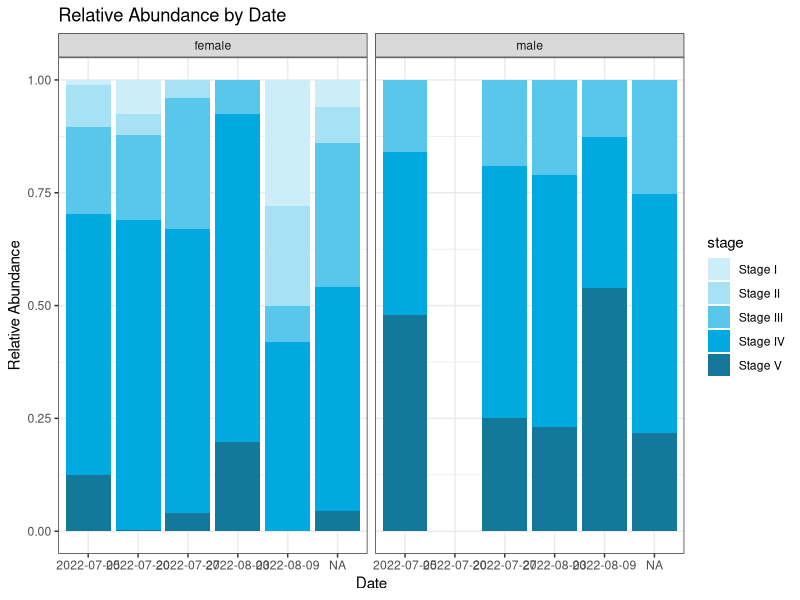
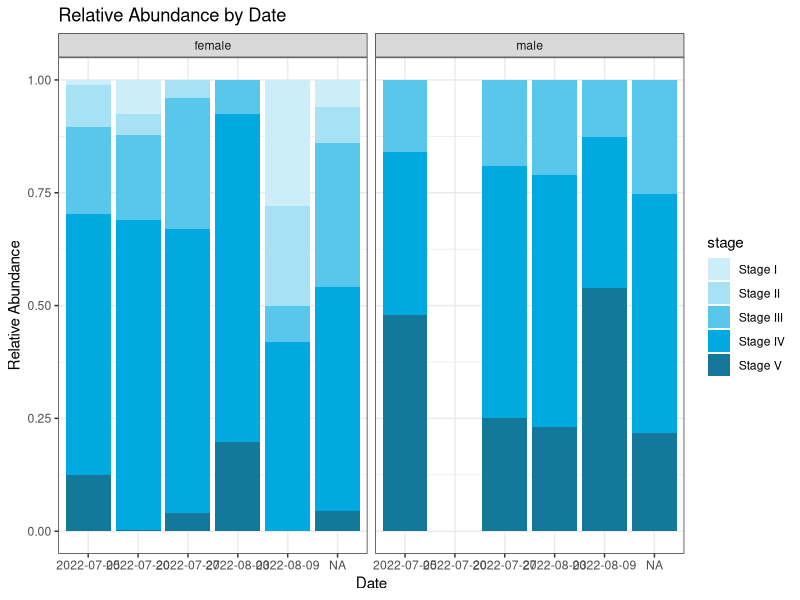

Reproduce these figures in R, in order.
## ---- chunk 1
knitr::opts_chunk$set(echo = TRUE)
## ---- chunk 2
install.packages("ggpubr")
## ---- chunk 3
knitr::opts_chunk$set(echo = TRUE)

library(tidyverse)
library("RColorBrewer")
library(ggpubr)
## ---- chunk 4
library(readr)
data <- read_csv("../data/AST_HF_histo_abundance.csv", col_names = TRUE, na = c("", "NA")) %>%
select(full_sample_id, date, species, site, sex, StageI, StageII, StageIII, StageIV, StageV)
## ---- chunk 5
library(stringr)
#data <- data %>%
  #mutate(full_sample_id = ifelse(startsWith(full_sample_id, "AST"), 
                                 #gsub("-TP\\d+", "", full_sample_id), 
                                # full_sample_id))
#data <- data %>%
 # filter(!timepoint=="TP0")
## ---- chunk 6

data <- data %>%
rowwise() %>%
mutate(total.gametes = sum(StageI,StageII,StageIII,StageIV,StageV,na.rm = T))

## ---- chunk 7
data <- data %>%
  mutate(Stage0 = ifelse(total.gametes==0, 1, 0))
## ---- chunk 8
Rel.Abundance <- data %>%
  group_by(sex, date) %>%
  summarise(
    total_gametes = sum(total.gametes, na.rm = TRUE),
    StageI = sum(StageI, na.rm = TRUE),
    StageII = sum(StageII, na.rm = TRUE),
    StageIII = sum(StageIII, na.rm = TRUE),
    StageIV = sum(StageIV, na.rm = TRUE),
    StageV = sum(StageV, na.rm = TRUE)
  ) %>%
  mutate(
    rel_abundance_StageI = StageI / total_gametes,
    rel_abundance_StageII = StageII / total_gametes,
    rel_abundance_StageIII = StageIII / total_gametes,
    rel_abundance_StageIV = StageIV / total_gametes,
    rel_abundance_StageV = StageV / total_gametes
  )

Rel.Abundance <- Rel.Abundance %>%
  filter(!sex=="NA") 
## ---- chunk 9
Rel.Abundance_long <- Rel.Abundance %>%
  pivot_longer(cols = starts_with("rel_abundance_stage"), 
               names_to = "stage", 
               values_to = "value") %>%
  mutate(stage = factor(stage, 
levels = c("rel_abundance_StageI", "rel_abundance_StageII", "rel_abundance_StageIII", "rel_abundance_StageIV", "rel_abundance_StageV"), 
                        labels = c("Stage I", "Stage II", "Stage III", "Stage IV", "Stage V")))

## ---- chunk 10
#Rel.Abundance_long_field <- Rel.Abundance_long %>%
 # filter(treatment=="Field")
 #mutate(date = as.Date(date, format = "%m/%d/%y"))  # Convert date column to Date type for proper ordering
## ---- chunk 11
# Convert date column to Date type for proper ordering
Rel.Abundance_long$date <- as.Date(Rel.Abundance_long$date, format = "%m/%d/%y")

# Define the desired order of dates
desired_order <- as.Date(c("7/5/22", "7/14/22", "7/20/22", "7/27/22", "8/3/22", "8/9/22"), format = "%m/%d/%y")

# Reorder the levels of the date factor according to desired_order
Rel.Abundance_long$date <- factor(Rel.Abundance_long$date, levels = desired_order)

# Create the plot with reordered dates
ggplot(Rel.Abundance_long, aes(x = date, y = value, fill = stage)) +
  geom_bar(stat = "identity", position = "fill") +
  facet_grid(~ sex) +
  theme_minimal() +
  labs(
    title = "Relative Abundance by Date",
    x = "Date",
    y = "Relative Abundance",
    color = "Stage"
  ) +
  scale_fill_manual(
    values = c("#CCEEF9", "#A6E1F4", "#59C7EB", "#00A9E0", "#137899"),
    labels = c('Stage I', 'Stage II', 'Stage III', 'Stage IV', 'Stage V')
  ) +
  theme_bw()

## ---- chunk 12
ggplot(Rel.Abundance_long, aes(x = date, y = value, fill = stage)) +
  geom_bar(stat = "identity", position = "fill") +
  facet_grid(~ sex) +
  theme_minimal() +
  labs(
    title = "Relative Abundance by Date",
    x = "Date",
    y = "Relative Abundance",
    color = "Stage"
  ) +
  scale_fill_manual(
    values = c("#CCEEF9", "#A6E1F4", "#59C7EB", "#00A9E0", "#137899"),
    labels = c('Stage I', 'Stage II', 'Stage III', 'Stage IV', 'Stage V')
  ) +
  #scale_x_date(date_labels = "%b %d, %Y", date_breaks = "4 day") +
  theme_bw()

